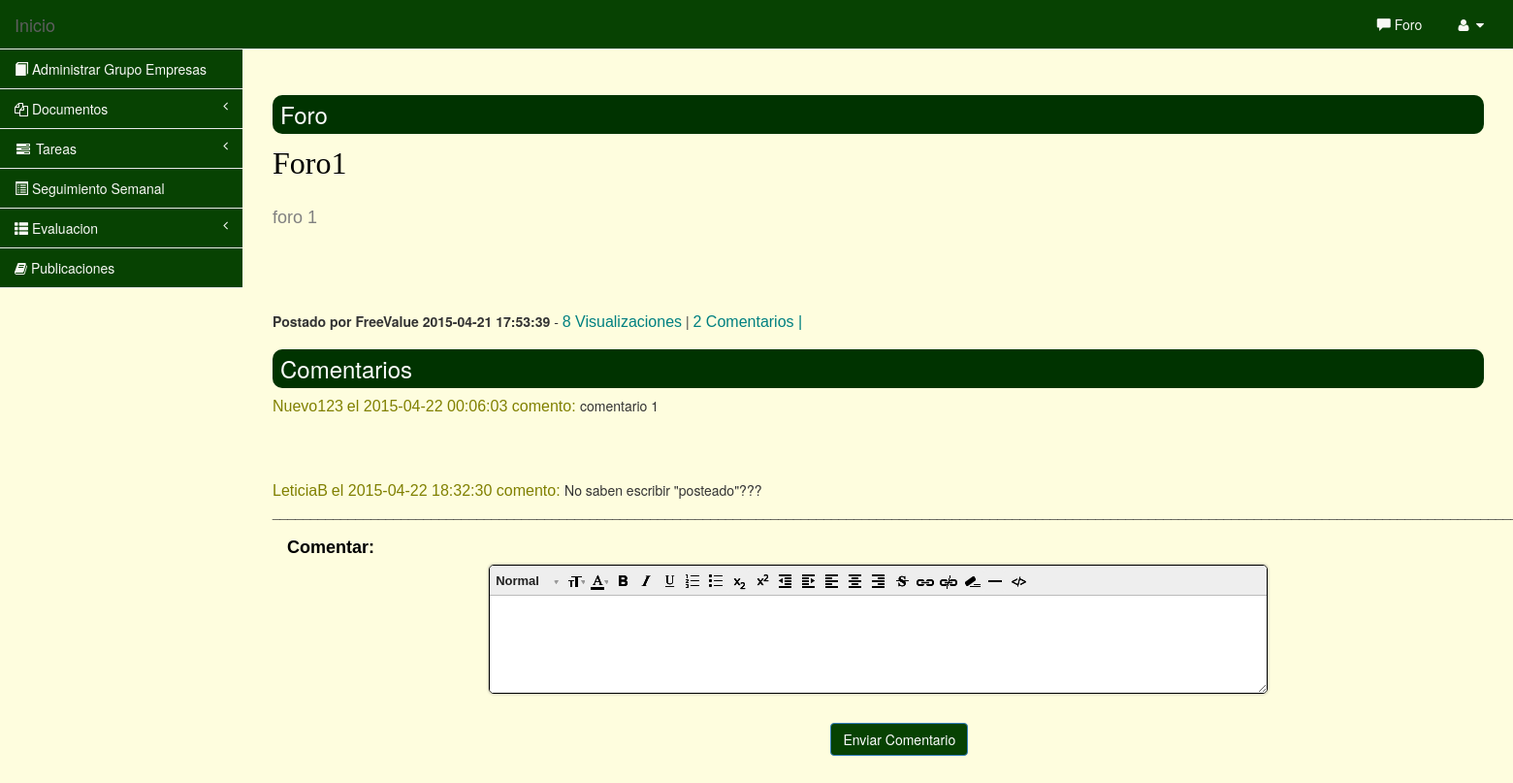
Page /Vista/noticia.php?id=1 on the earlier database version.
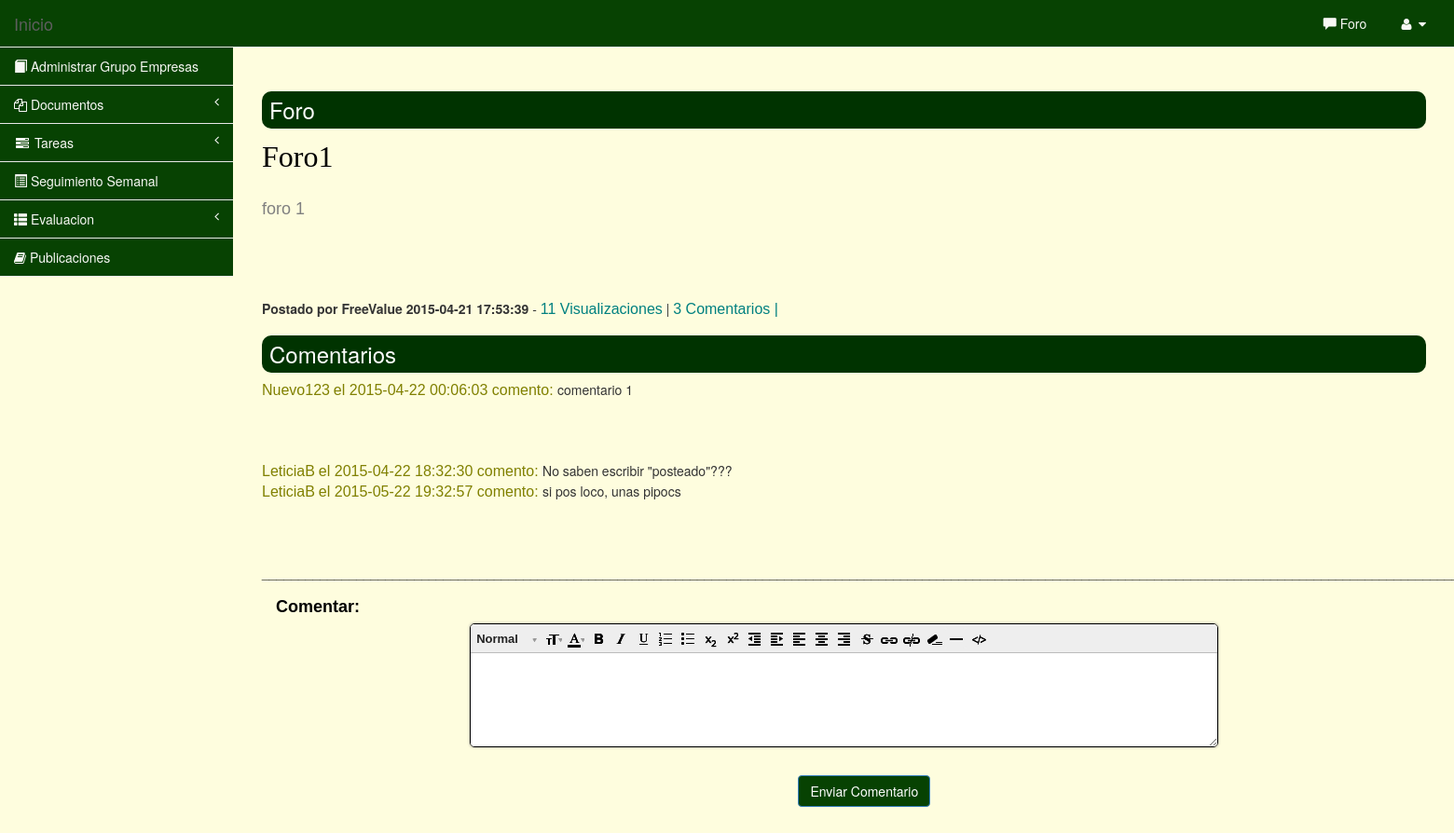
Same page on the later database version.
### tables this page shows
CREATE TABLE `noticias` (
  `ID_N` int(11) NOT NULL,
  `NOMBRE_U` varchar(50) NOT NULL,
  `TITULO` text NOT NULL,
  `FECHA_N` datetime NOT NULL,
  `VIEWS` int(11) NOT NULL,
  `TEXTO` text NOT NULL,
  `POSTEADO` varchar(50) NOT NULL
);

CREATE TABLE `comentarios` (
  `ID_C` int(11) NOT NULL,
  `NOMBRE_U` varchar(50) NOT NULL,
  `ID_N` int(11) NOT NULL,
  `COMENTARIO` text NOT NULL,
  `FECHA_C` datetime NOT NULL,
  `AUTOR_C` text NOT NULL
);

### Modelo/conexion.php (called while the page is built, shortened)
<?php
include_once "configDB.php";
class conexion{
function conectar(){
$this->data_mysql = new datosmysql();
$bdName = $this->data_mysql->getDB();
}
function consulta($consulta) {
    global $link;
    $resultado = mysql_query($consulta,$link)  or die('error en la consulta' . mysql_error());
    return $resultado;
}
}
?>

### Vista/configDB.php (called while the page is built, shortened)
<?php
class datosmysql{
public $nameDB = 'saetis';
function getDB(){
    return $this->nameDB;
}
}

### Vista/noticia.php (the view, shortened to what this page needs)
 <?php
 include '../Modelo/conexion.php';
 $uActivo = $_SESSION['usuario'];
 $conect=new conexion();
 ?>
  <!DOCTYPE html>
<html>
<head>
    <link href="../Librerias/icheck/skins/square/green.css" rel="stylesheet">
    <link href="../Librerias/icheck/skins/square/green.css" rel="stylesheet">
    <link rel="stylesheet" href="../Librerias/css/bootstrap.min.css" rel="stylesheet">
    <link rel="stylesheet" type="text/css" href="../Librerias/lib/css/docs.css">
    <link rel="stylesheet" type="text/css" href="../Librerias/font-awesome/css/font-awesome.css">
    <link rel="stylesheet" type="text/css" href="../Librerias/lib/css/bootstrap-datetimepicker.css">
    <link rel="stylesheet" type="text/css" href="../Librerias/lib/css/bootstrap-multiselect.css">
    <link rel="stylesheet" type="text/css" href="../Librerias/lib/css/bootstrapValidator.css">
    <link type="text/css" rel="stylesheet" href="../Librerias/css/jquery-te-1.4.0.css">
    <link href="../Librerias/css/plugins/timeline/timeline.css" rel="stylesheet">
    <link href="../Librerias/css/sb-admin.css" rel="stylesheet">
    <link href="css/style.css" rel="stylesheet" type="text/css" />
</head>
<body>
<div id="wrapper">
     <nav class="navbar navbar-default navbar-fixed-top" role="navigation" style="margin-bottom: 0">
        <div class="navbar-header">
            <a class="navbar-brand" href="inicio_asesor.php">Inicio </a>
        </div>
        <ul class="nav navbar-top-links navbar-right">
            <li>
                <a href="lista-de-noticias.php"><i class="glyphicon glyphicon-comment"></i> Foro</a>
            </li>
            <li class="dropdown">
                <a class="dropdown-toggle" data-toggle="dropdown" href="#">
                    <?php echo $uActivo.' '; ?><i class="fa fa-user fa-fw"></i>  <i class="fa fa-caret-down"></i>
                </a>
            </li>
        </ul>
        <div class="navbar-default navbar-static-side" role="navigation">
            <div class="sidebar-collapse">
                <ul class="nav" id="side-menu">
                    <li>
                        <a href="AdministrarGrupoEmpresa.php"><i class="glyphicon glyphicon-book"></i> Administrar Grupo Empresas</a>
                    </li>
                    <li>
                        <a href="#"><i class="fa fa-bar-chart-o fa-files-o "></i> Documentos <span class="fa arrow"></span></a>
                    </li>
                    <li>
                        <a href="#"><i class="fa fa-tasks fa-fw"></i> Tareas<span class="fa arrow"></span></a>
                    </li>
                    <li>
                        <a id="SeguimientoSemanal" href="#"><i class="glyphicon glyphicon-list-alt"></i> Seguimiento Semanal</a>
                    </li>
                            <li>
                        <a href="#"><i class="glyphicon glyphicon-th-list"></i> Evaluacion<span class="fa arrow"></span></a>
                    </li>
                    <li>
                        <a href="../Vista/publicaciones.php"><i class="fa fa-book"></i> Publicaciones </a>
                    </li>
                </ul>
            </div>
        </div>
    </nav>
        <div id="page-wrapper">
            <div class="row">
                <div class="col-lg-12">
                    <div class="mainbar">
                            <div class="article"><br><br>
                                <h2><span>Foro</span></h2>
                            </div>
                    </div>
                        <?php
                               $idNoti = $_GET['id'];
                              $selNoti2 =$conect->consulta("SELECT * FROM noticias WHERE ID_N = '$idNoti'");
                               while ($noticiaF=mysql_fetch_array($selNoti2))
                               {
                                   $idNotic = $noticiaF["ID_N"];
                                   $titulo = $noticiaF["TITULO"];
                                   $fecha = $noticiaF["FECHA_N"];
                                   $vistos = $noticiaF["VIEWS"];
                                   $texto = $noticiaF["TEXTO"];
                                   $posteado=$noticiaF["POSTEADO"];
                                    $selComen = $conect->consulta("SELECT * FROM comentarios WHERE ID_N='$idNotic'");
                                    $tamComen = mysql_num_rows($selComen);
                                   echo"<font face='verdana' Color='Black' size='6'>$titulo</font></br></br>";
                                    echo "<font face='arial' Color='Gray' size='4'>$texto</font></br>";
                                    echo "<p><b>Postado por </b><b>$posteado</b>  <b>$fecha</b> - <font face='arial' Color='Teal' size='3'>$vistos Visualizaciones</font> | <font face='arial' Color='Teal' size='3'>$tamComen Comentarios | </font>";
                         ?>
                        <div class="mainbar">
                            <div class="article">
                            <h2 ><span>Comentarios</span></h2>
                           </div>
                       </div>
                        <?php
                         }
                       $idNoti= $_GET['id'];
                       $selCom1 = $conect->consulta("SELECT * FROM comentarios WHERE ID_N = '$idNoti' ORDER BY ID_N DESC");
                       while ($actualC=mysql_fetch_array($selCom1))
                       {
                             $textoC = $actualC["COMENTARIO"];
                             $fecha = $actualC["FECHA_C"];
                             $autor_c=$actualC["AUTOR_C"];
                            echo "<font face='arial' Color='Olive' size='3'>$autor_c</font> <font face='arial' Color='Olive' size='3'>el</font><font face='arial' Color='Olive' size='3'> $fecha</font><font face='arial' Color='Olive' size='3'> comento: </font>$textoC</b></br>";
                        }
                        ?>
                  _______________________________________________________________________________________________________________________________________________________________________________________________________
               <form name="input" action="noticia.php?id=<?php echo $_GET['id']; ?>" method="post">
                          <div class="form-group">
                             <label class="col-sm-2 control-label"><font face='arial' Color='Black' size='4'>Comentar:</font></label>
                                <div class="col-sm-8">
                                </div>
                        </div>
                                <div class="form-group">
                                 <div class="col-sm-10">
                                       <input type="submit" class="btn btn-primary" value="Enviar Comentario">
                                     </div>
                                 </div>
                </form>
                </div>
            </div>
        </div>
    </div>
</body>
</html>

### Librerias/css/sb-admin.css (style rules this page uses)
body { background-color: #fefdde; padding-top: 100px; }
@media (min-width:768px) { body { padding-top: 50px; } }
#wrapper { width: 100%; }
#page-wrapper { padding: 0 15px; min-height: 568px; background-color: #fefdde; }
@media (min-width:768px) { #page-wrapper { position: inherit; margin: 0 0 0 250px; padding: 0 30px; min-height: 1300px; border-left: 1px solid #fefdde; } }
.navbar-static-side ul li { border-bottom: 1px solid #e7e7e7; }
.navbar-top-links li { display: inline-block; }
.navbar-top-links li:last-child { margin-right: 15px;dropdown }
.navbar-top-links li a { padding: 15px; min-height: 50px; }
.arrow { float: right; }
.fa.arrow:before { content: "\f104"; }
@media (min-width:768px) { .navbar-static-side { z-index: 1; position: absolute; width: 250px; margin-top: 51px; } }

### Vista/css/style.css (style rules this page uses)
h2 { margin:8px 0; padding:5px 8px; font-size:24px; line-height:30px; font-weight:normal; color:#fff; background:#003300; border-radius:10px; }
p { margin:8px 0; padding:0 0 8px 0; }
a { outline:none; }

Differences in the rows shown:
changed noticias "Foro1": VIEWS "8" → "11"; tamComen "2" → "3"
added comentarios: AUTOR_C "LeticiaB", FECHA_C "2015-05-22 19:32:57", COMENTARIO "si pos loco, unas pipocs"
